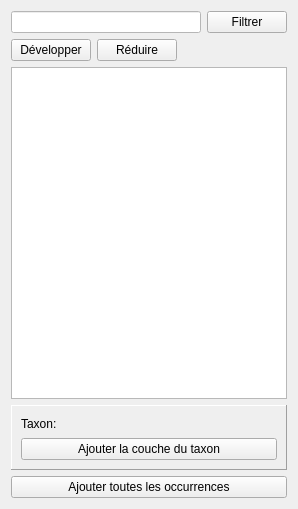
<?xml version="1.0" encoding="UTF-8"?>
<ui version="4.0">
 <class>TaxonTreeWidget</class>
 <widget class="QWidget" name="TaxonTreeWidget">
  <property name="geometry">
   <rect>
    <x>0</x>
    <y>0</y>
    <width>298</width>
    <height>509</height>
   </rect>
  </property>
  <property name="windowTitle">
   <string>Form</string>
  </property>
  <layout class="QVBoxLayout" name="verticalLayout" stretch="0,0,1,0,0">
   <item>
    <layout class="QHBoxLayout" name="horizontalLayout">
     <item>
      <widget class="QLineEdit" name="filter_edit">
       <property name="autoFillBackground">
        <bool>false</bool>
       </property>
       <property name="styleSheet">
        <string notr="true">background-color: rgb(255, 255, 255);</string>
       </property>
      </widget>
     </item>
     <item>
      <widget class="QPushButton" name="filter_button">
       <property name="text">
        <string>Filtrer</string>
       </property>
      </widget>
     </item>
    </layout>
   </item>
   <item>
    <layout class="QHBoxLayout" name="horizontalLayout_2">
     <item>
      <widget class="QPushButton" name="expand_button">
       <property name="text">
        <string>Développer</string>
       </property>
      </widget>
     </item>
     <item>
      <widget class="QPushButton" name="collapse_button">
       <property name="text">
        <string>Réduire</string>
       </property>
      </widget>
     </item>
     <item>
      <spacer name="horizontalSpacer">
       <property name="orientation">
        <enum>Qt::Horizontal</enum>
       </property>
       <property name="sizeHint" stdset="0">
        <size>
         <width>40</width>
         <height>20</height>
        </size>
       </property>
      </spacer>
     </item>
    </layout>
   </item>
   <item>
    <widget class="QTreeView" name="taxon_treeview">
     <property name="alternatingRowColors">
      <bool>true</bool>
     </property>
    </widget>
   </item>
   <item>
    <widget class="QFrame" name="frame">
     <property name="frameShape">
      <enum>QFrame::Panel</enum>
     </property>
     <property name="frameShadow">
      <enum>QFrame::Raised</enum>
     </property>
     <layout class="QGridLayout" name="gridLayout" rowstretch="0,0,0,0">
      <item row="0" column="0">
       <widget class="QLabel" name="label_3">
        <property name="text">
         <string>Taxon:</string>
        </property>
       </widget>
      </item>
      <item row="0" column="1" colspan="2">
       <widget class="QLabel" name="taxon_label">
        <property name="font">
         <font>
          <family>Cantarell</family>
          <pointsize>11</pointsize>
          <weight>75</weight>
          <italic>false</italic>
          <bold>true</bold>
          <kerning>true</kerning>
         </font>
        </property>
        <property name="styleSheet">
         <string notr="true">font: 600 11pt &quot;Cantarell&quot;;</string>
        </property>
        <property name="text">
         <string/>
        </property>
        <property name="alignment">
         <set>Qt::AlignCenter</set>
        </property>
       </widget>
      </item>
      <item row="3" column="0" colspan="3">
       <widget class="QPushButton" name="wfs_button">
        <property name="text">
         <string>Ajouter la couche du taxon</string>
        </property>
       </widget>
      </item>
     </layout>
    </widget>
   </item>
   <item>
    <widget class="QPushButton" name="all_occurrences_button">
     <property name="text">
      <string>Ajouter toutes les occurrences</string>
     </property>
    </widget>
   </item>
  </layout>
 </widget>
 <resources/>
 <connections/>
</ui>
